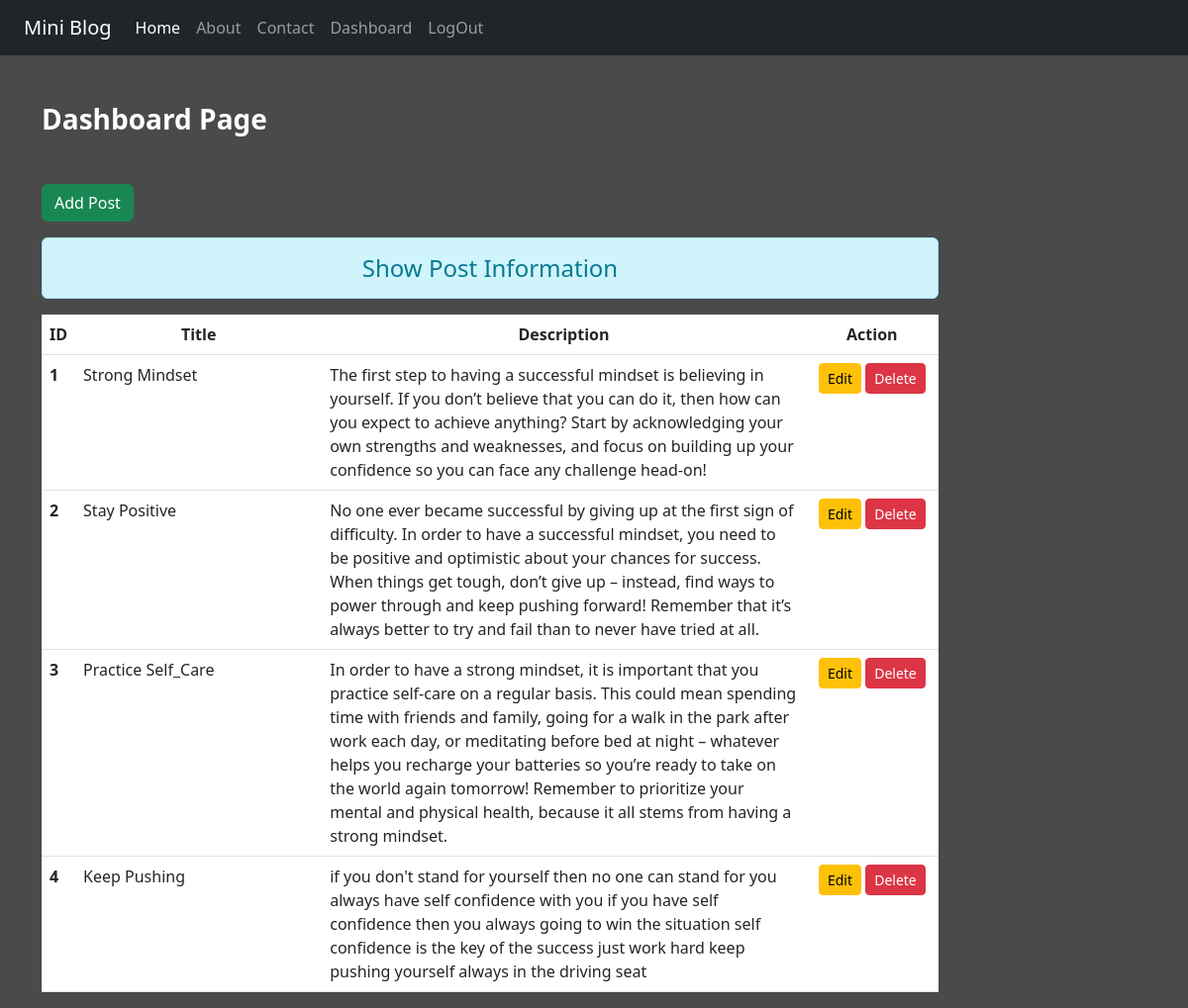
The app's page /dash/ (signed in) with its own data.
### blog/models.py (models this page shows)
class Post(models.Model):
    title=models.CharField(max_length=40)
    desc=models.TextField()

### blog/views.py (the view)
# urls.py: path('dash/',views.Dashboard,name='dash'),
def Dashboard(request):
    if request.user.is_authenticated:
     posts=Post.objects.all()
     return render(request,'blog/dashboard.html',{'posts':posts})
    else:
        return HttpResponseRedirect('/login/')

### blog/templates/blog/dashboard.html (shortened to what this page needs)
{% extends 'blog/base.html' %}
{% load static %}
{% block content %}
    <div class="col-sm-10">
        <h3 class="text-white my-5 fw-bold">Dashboard Page</h3>
        <a href="{% url 'addpost' %}" class="btn btn-success">Add Post</a>
        <h4 class="text-center alert alert-info mt-3">Show Post Information</h4>
        {% if posts %}
        <table class="table table-hover bg-white">
            <thead>
              <tr class="text-center">
                <th scope="col" style="width:2%">ID</th>
                <th scope="col" style="width:28%">Title</th>
                <th scope="col" style="width:55%">Description</th>
                <th scope="col" style="width:15%">Action</th>
              </tr>
            </thead>
            <tbody>
                {% for post in posts %}
                <tr>
                  <th scope="row">{{post.id}}</th>
                  <td>{{post.title}}</td>
                  <td>{{post.desc}}</td>
                  <td class="text-center">
                    <a href="{% url 'updatepost' post.id %}" class="btn btn-warning btn-sm">Edit</a>
                    {% if perms.blog.delete_post %}
                    <form action="{% url 'deletepost' post.id %}" method="post" class="d-inline">
                        <button type="submit" class="btn btn-danger btn-sm">Delete</button>
                    </form>
                    {% endif %}
                  </td>
                </tr>
                {% endfor %}
              </tbody>
            </table>
        {% else %}
        <h4 class="text-center alert alert-warning">No Records</h4>
        {% endif %}
    </div>
{% endblock content %}

### blog/static/blog/css/style.css (style rules this page uses)
body { background-color: rgb(74, 74, 74); color: antiquewhite; }

### records on screen
Post: id "1", title "Strong Mindset", desc "The first step to having a successful mindset is believing in yourself. If you don’t believe that you can do it, then how can you expect to achieve anything? Start by acknowledging your own strengths and weaknesses, and focus on building up your confidence so you can face any challenge head-on!"
Post: id "2", title "Stay Positive", desc "No one ever became successful by giving up at the first sign of difficulty. In order to have a successful mindset, you need to be positive and optimistic about your chances for success. When things get tough, don’t give up – instead, find ways to power through and keep pushing forward! Remember that it’s always better to try and fail than to never have tried at all."
Post: id "3", title "Practice Self_Care", desc "In order to have a strong mindset, it is important that you practice self-care on a regular basis. This could mean spending time with friends and family, going for a walk in the park after work each day, or meditating before bed at night – whatever helps you recharge your batteries so you’re ready to take on the world again tomorrow! Remember to prioritize your mental and physical health, because it all stems from having a strong mindset."
Post: id "4", title "Keep Pushing", desc "if you don't stand for yourself then no one can stand for you always have self confidence with you if you have self confidence then you always going to win the situation self confidence is the key of the success just work hard keep pushing yourself always in the driving seat"
